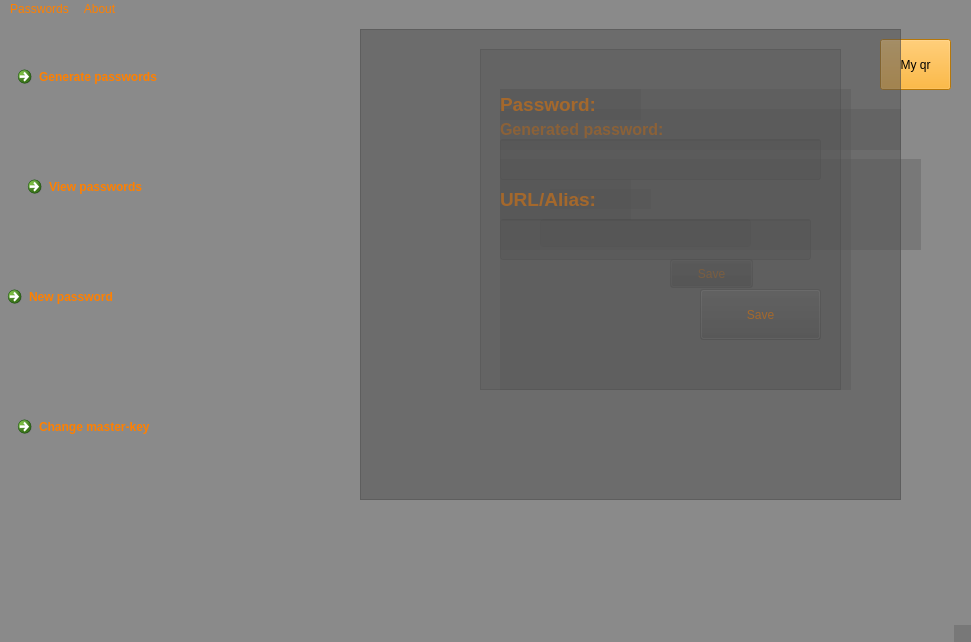
<?xml version="1.0" encoding="UTF-8"?>
<ui version="4.0">
 <class>MainWindow</class>
 <widget class="QMainWindow" name="MainWindow">
  <property name="geometry">
   <rect>
    <x>0</x>
    <y>0</y>
    <width>971</width>
    <height>642</height>
   </rect>
  </property>
  <property name="windowTitle">
   <string>MainWindow</string>
  </property>
  <property name="styleSheet">
   <string notr="true">background-color: rgba(83, 83, 83, 80);
selection-color: rgb(255, 19, 11);
color: rgb(255, 128, 0);
selection-color: rgb(255, 148, 17);
alternate-background-color: rgb(255, 192, 121);
border-color: rgb(255, 14, 14);</string>
  </property>
  <widget class="QWidget" name="centralwidget">
   <widget class="QCommandLinkButton" name="commandLinkButton">
    <property name="geometry">
     <rect>
      <x>0</x>
      <y>260</y>
      <width>231</width>
      <height>51</height>
     </rect>
    </property>
    <property name="styleSheet">
     <string notr="true">font: 700 12pt &quot;System&quot;;</string>
    </property>
    <property name="text">
     <string>New password</string>
    </property>
   </widget>
   <widget class="QCommandLinkButton" name="changeMasterKey">
    <property name="geometry">
     <rect>
      <x>10</x>
      <y>390</y>
      <width>271</width>
      <height>41</height>
     </rect>
    </property>
    <property name="styleSheet">
     <string notr="true">font: 700 12pt &quot;System&quot;;</string>
    </property>
    <property name="text">
     <string>Change master-key</string>
    </property>
   </widget>
   <widget class="QLineEdit" name="lineEdit">
    <property name="geometry">
     <rect>
      <x>540</x>
      <y>200</y>
      <width>211</width>
      <height>28</height>
     </rect>
    </property>
   </widget>
   <widget class="QLabel" name="label">
    <property name="geometry">
     <rect>
      <x>550</x>
      <y>170</y>
      <width>101</width>
      <height>20</height>
     </rect>
    </property>
    <property name="text">
     <string>New key</string>
    </property>
   </widget>
   <widget class="QPushButton" name="saveMasterKey">
    <property name="geometry">
     <rect>
      <x>670</x>
      <y>240</y>
      <width>83</width>
      <height>29</height>
     </rect>
    </property>
    <property name="text">
     <string>Save</string>
    </property>
   </widget>
   <widget class="QLabel" name="label_2">
    <property name="geometry">
     <rect>
      <x>500</x>
      <y>70</y>
      <width>351</width>
      <height>301</height>
     </rect>
    </property>
    <property name="text">
     <string/>
    </property>
    <property name="pixmap">
     <pixmap>../build-qqw-Desktop_Qt_5_15_0_MSVC2015_64bit-Debug/sized.jpg</pixmap>
    </property>
   </widget>
   <widget class="QLabel" name="lblshortcut">
    <property name="geometry">
     <rect>
      <x>500</x>
      <y>90</y>
      <width>401</width>
      <height>41</height>
     </rect>
    </property>
    <property name="text">
     <string>&lt;html&gt;&lt;head/&gt;&lt;body&gt;&lt;p&gt;&lt;span style=&quot; font-size:12pt; font-weight:700;&quot;&gt;Generated password:&lt;/span&gt;&lt;/p&gt;&lt;/body&gt;&lt;/html&gt;</string>
    </property>
   </widget>
   <widget class="QLabel" name="generatedLbl">
    <property name="geometry">
     <rect>
      <x>500</x>
      <y>140</y>
      <width>421</width>
      <height>91</height>
     </rect>
    </property>
    <property name="text">
     <string>&lt;html&gt;&lt;head/&gt;&lt;body&gt;&lt;p&gt;&lt;span style=&quot; font-size:14pt; font-weight:700;&quot;&gt;&lt;br/&gt;&lt;/span&gt;&lt;/p&gt;&lt;/body&gt;&lt;/html&gt;</string>
    </property>
   </widget>
   <widget class="QPushButton" name="qrGenBth">
    <property name="geometry">
     <rect>
      <x>880</x>
      <y>20</y>
      <width>71</width>
      <height>51</height>
     </rect>
    </property>
    <property name="styleSheet">
     <string notr="true">background-color: rgb(255, 166, 12);
color: rgb(0, 0, 0);
font: 700 12pt &quot;Segoe UI&quot;;</string>
    </property>
    <property name="text">
     <string>My qr</string>
    </property>
   </widget>
   <widget class="QCommandLinkButton" name="generate_passwdBth">
    <property name="geometry">
     <rect>
      <x>10</x>
      <y>40</y>
      <width>281</width>
      <height>61</height>
     </rect>
    </property>
    <property name="styleSheet">
     <string notr="true">font: 700 12pt &quot;System&quot;;</string>
    </property>
    <property name="text">
     <string>Generate passwords</string>
    </property>
   </widget>
   <widget class="QCommandLinkButton" name="viewPasswdsBth">
    <property name="geometry">
     <rect>
      <x>20</x>
      <y>150</y>
      <width>183</width>
      <height>41</height>
     </rect>
    </property>
    <property name="styleSheet">
     <string notr="true">font: 700 12pt &quot;System&quot;;</string>
    </property>
    <property name="text">
     <string>View passwords</string>
    </property>
   </widget>
   <widget class="QFrame" name="passwdFrame">
    <property name="geometry">
     <rect>
      <x>480</x>
      <y>30</y>
      <width>361</width>
      <height>341</height>
     </rect>
    </property>
    <property name="frameShape">
     <enum>QFrame::StyledPanel</enum>
    </property>
    <property name="frameShadow">
     <enum>QFrame::Raised</enum>
    </property>
    <widget class="QLabel" name="passPoint">
     <property name="geometry">
      <rect>
       <x>20</x>
       <y>40</y>
       <width>141</width>
       <height>31</height>
      </rect>
     </property>
     <property name="text">
      <string>&lt;html&gt;&lt;head/&gt;&lt;body&gt;&lt;p&gt;&lt;span style=&quot; font-size:14pt; font-weight:700;&quot;&gt;Password:&lt;/span&gt;&lt;/p&gt;&lt;/body&gt;&lt;/html&gt;</string>
     </property>
    </widget>
    <widget class="QLineEdit" name="passLine">
     <property name="geometry">
      <rect>
       <x>20</x>
       <y>90</y>
       <width>321</width>
       <height>41</height>
      </rect>
     </property>
    </widget>
    <widget class="QLabel" name="urlPoint">
     <property name="geometry">
      <rect>
       <x>20</x>
       <y>130</y>
       <width>131</width>
       <height>41</height>
      </rect>
     </property>
     <property name="text">
      <string>&lt;html&gt;&lt;head/&gt;&lt;body&gt;&lt;p&gt;&lt;span style=&quot; font-size:14pt; font-weight:700;&quot;&gt;URL/Alias:&lt;/span&gt;&lt;/p&gt;&lt;/body&gt;&lt;/html&gt;</string>
     </property>
    </widget>
    <widget class="QLineEdit" name="urlLine">
     <property name="geometry">
      <rect>
       <x>20</x>
       <y>170</y>
       <width>311</width>
       <height>41</height>
      </rect>
     </property>
    </widget>
    <widget class="QPushButton" name="saveBth">
     <property name="geometry">
      <rect>
       <x>220</x>
       <y>240</y>
       <width>121</width>
       <height>51</height>
      </rect>
     </property>
     <property name="text">
      <string>Save</string>
     </property>
    </widget>
   </widget>
   <widget class="QTextEdit" name="usersPasswdTedit">
    <property name="enabled">
     <bool>true</bool>
    </property>
    <property name="geometry">
     <rect>
      <x>360</x>
      <y>10</y>
      <width>541</width>
      <height>471</height>
     </rect>
    </property>
    <property name="tabletTracking">
     <bool>true</bool>
    </property>
    <property name="autoFillBackground">
     <bool>true</bool>
    </property>
    <property name="styleSheet">
     <string notr="true">font: 700 11pt &quot;Tahoma&quot;;</string>
    </property>
    <property name="readOnly">
     <bool>true</bool>
    </property>
   </widget>
  </widget>
  <widget class="QMenuBar" name="menubar">
   <property name="geometry">
    <rect>
     <x>0</x>
     <y>0</y>
     <width>971</width>
     <height>25</height>
    </rect>
   </property>
   <widget class="QMenu" name="menuddddd">
    <property name="title">
     <string>Passwords</string>
    </property>
    <addaction name="separator"/>
    <addaction name="separator"/>
    <addaction name="separator"/>
    <addaction name="separator"/>
    <addaction name="actionDelete_all_Passwords"/>
    <addaction name="separator"/>
   </widget>
   <widget class="QMenu" name="menuAbout">
    <property name="title">
     <string>About</string>
    </property>
    <addaction name="actionVersion_3_9"/>
    <addaction name="actionjprogram_bk_com"/>
   </widget>
   <addaction name="menuddddd"/>
   <addaction name="menuAbout"/>
  </widget>
  <widget class="QStatusBar" name="statusBar"/>
  <action name="actionDelete_all_Passwords">
   <property name="text">
    <string>Remove all Passwords</string>
   </property>
  </action>
  <action name="actionVersion_3_9">
   <property name="text">
    <string>Version: 4.2</string>
   </property>
  </action>
  <action name="actionjprogram_bk_com">
   <property name="text">
    <string>Dev: GemProgram</string>
   </property>
  </action>
  <action name="actionNew_Password">
   <property name="text">
    <string>New Password</string>
   </property>
   <property name="shortcut">
    <string>Ctrl+O</string>
   </property>
  </action>
  <action name="actionHome_Wi_Fi">
   <property name="text">
    <string>Home Wi-Fi</string>
   </property>
  </action>
  <action name="actionOthers">
   <property name="text">
    <string>Others</string>
   </property>
  </action>
  <action name="actionReestablish">
   <property name="text">
    <string>Reestablish</string>
   </property>
  </action>
  <action name="actionStart_over">
   <property name="text">
    <string>Start over </string>
   </property>
  </action>
  <action name="actionRegenerate_qr">
   <property name="text">
    <string>Regenerate qr</string>
   </property>
  </action>
  <action name="actionWrite_support">
   <property name="text">
    <string>Write support</string>
   </property>
  </action>
 </widget>
 <resources/>
 <connections/>
</ui>
